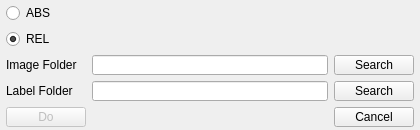
<?xml version="1.0" encoding="UTF-8"?>
<ui version="4.0">
 <class>Form</class>
 <widget class="QWidget" name="Form">
  <property name="geometry">
   <rect>
    <x>0</x>
    <y>0</y>
    <width>420</width>
    <height>130</height>
   </rect>
  </property>
  <property name="minimumSize">
   <size>
    <width>420</width>
    <height>130</height>
   </size>
  </property>
  <property name="maximumSize">
   <size>
    <width>420</width>
    <height>130</height>
   </size>
  </property>
  <property name="windowTitle">
   <string>Make Dataset </string>
  </property>
  <layout class="QGridLayout" name="gridLayout_2">
   <property name="leftMargin">
    <number>6</number>
   </property>
   <property name="topMargin">
    <number>3</number>
   </property>
   <property name="rightMargin">
    <number>6</number>
   </property>
   <property name="bottomMargin">
    <number>3</number>
   </property>
   <item row="0" column="1">
    <layout class="QGridLayout" name="gridLayout">
     <item row="4" column="0">
      <widget class="QPushButton" name="doButton">
       <property name="enabled">
        <bool>false</bool>
       </property>
       <property name="maximumSize">
        <size>
         <width>100</width>
         <height>16777215</height>
        </size>
       </property>
       <property name="text">
        <string>Do</string>
       </property>
      </widget>
     </item>
     <item row="1" column="0">
      <widget class="QRadioButton" name="relRadioButton">
       <property name="text">
        <string>REL</string>
       </property>
       <property name="checked">
        <bool>true</bool>
       </property>
      </widget>
     </item>
     <item row="3" column="2">
      <widget class="QPushButton" name="labelSearchButton">
       <property name="maximumSize">
        <size>
         <width>100</width>
         <height>16777215</height>
        </size>
       </property>
       <property name="text">
        <string>Search</string>
       </property>
      </widget>
     </item>
     <item row="4" column="2">
      <widget class="QPushButton" name="cancelButton">
       <property name="maximumSize">
        <size>
         <width>100</width>
         <height>16777215</height>
        </size>
       </property>
       <property name="text">
        <string>Cancel</string>
       </property>
      </widget>
     </item>
     <item row="0" column="0">
      <widget class="QRadioButton" name="absRadioButton">
       <property name="text">
        <string>ABS</string>
       </property>
      </widget>
     </item>
     <item row="2" column="0">
      <widget class="QLabel" name="label">
       <property name="text">
        <string>Image Folder</string>
       </property>
      </widget>
     </item>
     <item row="3" column="1">
      <widget class="QLineEdit" name="labelLineEdit">
       <property name="readOnly">
        <bool>true</bool>
       </property>
      </widget>
     </item>
     <item row="3" column="0">
      <widget class="QLabel" name="label_2">
       <property name="text">
        <string>Label Folder</string>
       </property>
      </widget>
     </item>
     <item row="2" column="1">
      <widget class="QLineEdit" name="imageLineEdit"/>
     </item>
     <item row="2" column="2">
      <widget class="QPushButton" name="imageSearchButton">
       <property name="text">
        <string>Search</string>
       </property>
      </widget>
     </item>
    </layout>
   </item>
  </layout>
 </widget>
 <resources/>
 <connections/>
</ui>
